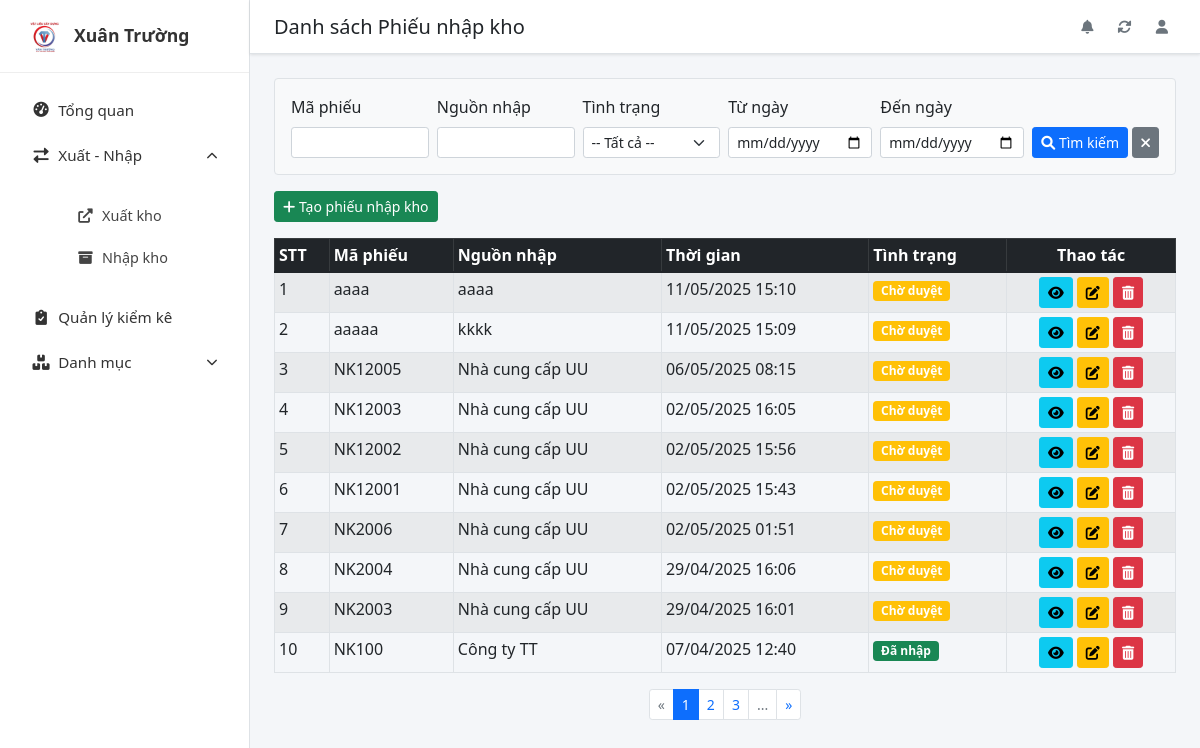
/app/nhapkho/, run on the app's committed database.
### cuoiky/models.py (models this page shows, shortened)
class NhapKho(models.Model):
    ma_nhap = models.CharField(max_length=50, primary_key=True, verbose_name="Mã phiếu nhập")
    nguon_nhap = models.CharField(max_length=255, verbose_name="Nguồn nhập")
    thoi_gian = models.DateTimeField(default=timezone.now, verbose_name="Thời gian nhập")
    tinh_trang = models.CharField(
        max_length=50,
        choices=TINH_TRANG_NHAPKHO_CHOICES,
        default='CHO_DUYET',
        verbose_name="Tình trạng phiếu"
    )
    tong = models.DecimalField(max_digits=15, decimal_places=2, default=0.00, verbose_name="Tổng tiền")
    tao_boi = models.ForeignKey(
        settings.AUTH_USER_MODEL,
        on_delete=models.SET_NULL,
        null=True,
        blank=True,
        related_name='phieu_nhap_kho',
        verbose_name="Người tạo"
    )
    ngay_tao = models.DateTimeField(auto_now_add=True, verbose_name="Ngày tạo phiếu")
    sdt = models.CharField(max_length=20, blank=True, null=True, verbose_name="Số điện thoại")
    diachi = models.CharField(max_length=500, blank=True, null=True, verbose_name="Địa chỉ")
    ly_do = models.TextField(blank=True, null=True, verbose_name="Lý do nhập")
    url_hop_dong = models.FileField(upload_to='files/nhapkho/hopdong/', blank=True, null=True, verbose_name="File hợp đồng")
    url_so_cu = models.FileField(upload_to='files/nhapkho/socu/', blank=True, null=True, verbose_name="File sổ cũ")
    class Meta:
        verbose_name = "Phiếu Nhập Kho"
        verbose_name_plural = "Phiếu Nhập Kho"
        ordering = ['-ngay_tao']

### cuoiky/views.py (the view)
# urls.py: path('nhapkho/', views.NhapKhoListView.as_view(), name='nhapkho-list'),
class NhapKhoListView(ListView):
    model = NhapKho
    template_name = 'cuoiky/nhapkho_list.html'
    context_object_name = 'nhapkho_list'
    paginate_by = 10
    def get_queryset(self):
        queryset = NhapKho.objects.all()
        ma_nhap = self.request.GET.get('ma_nhap')
        if ma_nhap:
            queryset = queryset.filter(ma_nhap__icontains=ma_nhap)
        nguon_nhap = self.request.GET.get('nguon_nhap')
        if nguon_nhap:
            queryset = queryset.filter(nguon_nhap__icontains=nguon_nhap)
        tinh_trang = self.request.GET.get('tinh_trang')
        if tinh_trang:
            queryset = queryset.filter(tinh_trang=tinh_trang)
        tu_ngay = self.request.GET.get('tu_ngay')
        den_ngay = self.request.GET.get('den_ngay')
        if tu_ngay:
            queryset = queryset.filter(thoi_gian__gte=tu_ngay)
        if den_ngay:
            queryset = queryset.filter(thoi_gian__lte=den_ngay)
        return queryset
    def get_context_data(self, **kwargs):
        context = super().get_context_data(**kwargs)
        search_params = ''
        for key, value in self.request.GET.items():
            if key != 'page':
                search_params += f'&{key}={value}'
        context['search_params'] = search_params
        return context

### cuoiky/templates/cuoiky/nhapkho_list.html (shortened to what this page needs)
{% extends 'cuoiky/base.html' %}
{% load static %}
{% block page_title %}Danh sách Phiếu nhập kho{% endblock %}
{% block content %}
<form method="get" action="{% url 'nhapkho-list' %}" class="mb-3 p-3 bg-light border rounded">
    <div class="row g-2 align-items-end">
        <div class="col-md">
            <label for="ma_phieu" class="form-label form-label-sm">Mã phiếu</label>
            <input type="text" name="ma_phieu" id="ma_phieu" class="form-control form-control-sm" value="{{ request.GET.ma_phieu|default:'' }}">
        </div>
        <div class="col-md">
            <label for="nguon_nhap" class="form-label form-label-sm">Nguồn nhập</label>
            <input type="text" name="nguon_nhap" id="nguon_nhap" class="form-control form-control-sm" value="{{ request.GET.nguon_nhap|default:'' }}">
        </div>
        <div class="col-md">
            <label for="tinh_trang" class="form-label form-label-sm">Tình trạng</label>
            <select name="tinh_trang" id="tinh_trang" class="form-select form-select-sm">
                <option value="">-- Tất cả --</option>
            </select>
        </div>
        <div class="col-md">
            <label for="tu_ngay" class="form-label form-label-sm">Từ ngày</label>
            <input type="date" name="tu_ngay" id="tu_ngay" class="form-control form-control-sm" value="{{ request.GET.tu_ngay|default:'' }}">
        </div>
        <div class="col-md">
            <label for="den_ngay" class="form-label form-label-sm">Đến ngày</label>
            <input type="date" name="den_ngay" id="den_ngay" class="form-control form-control-sm" value="{{ request.GET.den_ngay|default:'' }}">
        </div>
        <div class="col-auto">
            <button type="submit" class="btn btn-primary btn-sm">
                <i class="fas fa-search"></i> Tìm kiếm
            </button>
            <a href="{% url 'nhapkho-list' %}" class="btn btn-secondary btn-sm" title="Xóa bộ lọc">
                <i class="fas fa-times"></i>
            </a>
        </div>
    </div>
</form>
<div class="mb-3">
    <a href="{% url 'nhapkho-create' %}" class="btn btn-success btn-sm">
        <i class="fas fa-plus"></i> Tạo phiếu nhập kho
    </a>
</div>
<div class="table-responsive">
    <table class="table table-striped table-bordered table-hover table-sm">
        <thead class="table-dark">
            <tr>
                <th>STT</th>
                <th>Mã phiếu</th>
                <th>Nguồn nhập</th>
                <th>Thời gian</th>
                <th>Tình trạng</th>
                <th class="text-center">Thao tác</th>
            </tr>
        </thead>
        <tbody>
            {% for nk in nhapkho_list %}
            <tr>
                <td>{{ page_obj.start_index|add:forloop.counter0 }}</td>
                <td>{{ nk.ma_nhap }}</td>
                <td>{{ nk.nguon_nhap }}</td>
                <td>{{ nk.thoi_gian|date:"d/m/Y H:i" }}</td>
                <td>
                    {% if nk.tinh_trang == 'CHO_DUYET' %}
                        <span class="badge bg-warning">Chờ duyệt</span>
                    {% elif nk.tinh_trang == 'DA_DUYET' %}
                        <span class="badge bg-primary">Đã duyệt</span>
                    {% elif nk.tinh_trang == 'DA_NHAP' %}
                        <span class="badge bg-success">Đã nhập</span>
                    {% elif nk.tinh_trang == 'TU_CHOI' %}
                        <span class="badge bg-danger">Từ chối</span>
                    {% endif %}
                </td>
                <td class="text-center">
                    <a href="{% url 'nhapkho-detail' ma_nhap=nk.ma_nhap %}" class="btn btn-sm btn-info" title="Xem"><i class="fas fa-eye"></i></a>
                    <a href="{% url 'nhapkho-update' ma_nhap=nk.ma_nhap %}" class="btn btn-sm btn-warning" title="Sửa"><i class="fas fa-edit"></i></a>
                    <form method="post" action="{% url 'nhapkho-delete' ma_nhap=nk.ma_nhap %}" class="d-inline delete-form">
                        <button type="button" class="btn btn-sm btn-danger delete-btn" title="Xóa" data-bs-toggle="modal" data-bs-target="#deleteModal" data-ma-nhap="{{ nk.ma_nhap }}">
                            <i class="fas fa-trash-alt"></i>
                        </button>
                    </form>
                </td>
            </tr>
            {% empty %}
            <tr>
                <td colspan="6" class="text-center">Không có phiếu nhập kho nào phù hợp.</td>
            </tr>
            {% endfor %}
        </tbody>
    </table>
</div>
{% if is_paginated %}
<nav aria-label="Page navigation">
    <ul class="pagination pagination-sm justify-content-center">
        {% if page_obj.has_previous %}
            <li class="page-item">
                <a class="page-link" href="?page={{ page_obj.previous_page_number }}&{{ search_params }}" aria-label="Previous">
                    <span aria-hidden="true">&laquo;</span>
                </a>
            </li>
        {% else %}
            <li class="page-item disabled"><span class="page-link">&laquo;</span></li>
        {% endif %}
        {% for i in paginator.page_range %}
            {% if i > page_obj.number|add:'-3' and i < page_obj.number|add:'3' %}
                {% if page_obj.number == i %}
                    <li class="page-item active"><span class="page-link">{{ i }}</span></li>
                {% else %}
                    <li class="page-item"><a class="page-link" href="?page={{ i }}&{{ search_params }}">{{ i }}</a></li>
                {% endif %}
            {% elif i == page_obj.number|add:'-3' or i == page_obj.number|add:'3' %}
                <li class="page-item disabled"><span class="page-link">...</span></li>
            {% endif %}
        {% endfor %}
        {% if page_obj.has_next %}
            <li class="page-item">
                <a class="page-link" href="?page={{ page_obj.next_page_number }}&{{ search_params }}" aria-label="Next">
                    <span aria-hidden="true">&raquo;</span>
                </a>
            </li>
        {% else %}
            <li class="page-item disabled"><span class="page-link">&raquo;</span></li>
        {% endif %}
    </ul>
</nav>
{% endif %}
{% endblock %}

### cuoiky/templates/cuoiky/base.html (style rules this page uses)
body { display: flex; min-height: 100vh; background-color: #f4f6f9; }

### data on the page
NhapKho: start_index|add "1", ma_nhap "aaaa", nguon_nhap "aaaa", thoi_gian "11/05/2025 15:10", tinh_trang "Chờ duyệt"
NhapKho: start_index|add "2", ma_nhap "aaaaa", nguon_nhap "kkkk", thoi_gian "11/05/2025 15:09", tinh_trang "Chờ duyệt"
NhapKho: start_index|add "3", ma_nhap "NK12005", nguon_nhap "Nhà cung cấp UU", thoi_gian "06/05/2025 08:15", tinh_trang "Chờ duyệt"
NhapKho: start_index|add "4", ma_nhap "NK12003", nguon_nhap "Nhà cung cấp UU", thoi_gian "02/05/2025 16:05", tinh_trang "Chờ duyệt"
NhapKho: start_index|add "5", ma_nhap "NK12002", nguon_nhap "Nhà cung cấp UU", thoi_gian "02/05/2025 15:56", tinh_trang "Chờ duyệt"
NhapKho: start_index|add "6", ma_nhap "NK12001", nguon_nhap "Nhà cung cấp UU", thoi_gian "02/05/2025 15:43", tinh_trang "Chờ duyệt"
NhapKho: start_index|add "7", ma_nhap "NK2006", nguon_nhap "Nhà cung cấp UU", thoi_gian "02/05/2025 01:51", tinh_trang "Chờ duyệt"
NhapKho: start_index|add "8", ma_nhap "NK2004", nguon_nhap "Nhà cung cấp UU", thoi_gian "29/04/2025 16:06", tinh_trang "Chờ duyệt"
NhapKho: start_index|add "9", ma_nhap "NK2003", nguon_nhap "Nhà cung cấp UU", thoi_gian "29/04/2025 16:01", tinh_trang "Chờ duyệt"
NhapKho: start_index|add "10", ma_nhap "NK100", nguon_nhap "Công ty TT", thoi_gian "07/04/2025 12:40", tinh_trang "Đã nhập"

### other printed values
{{ i }} "1"
{{ i }} "2" "3"
